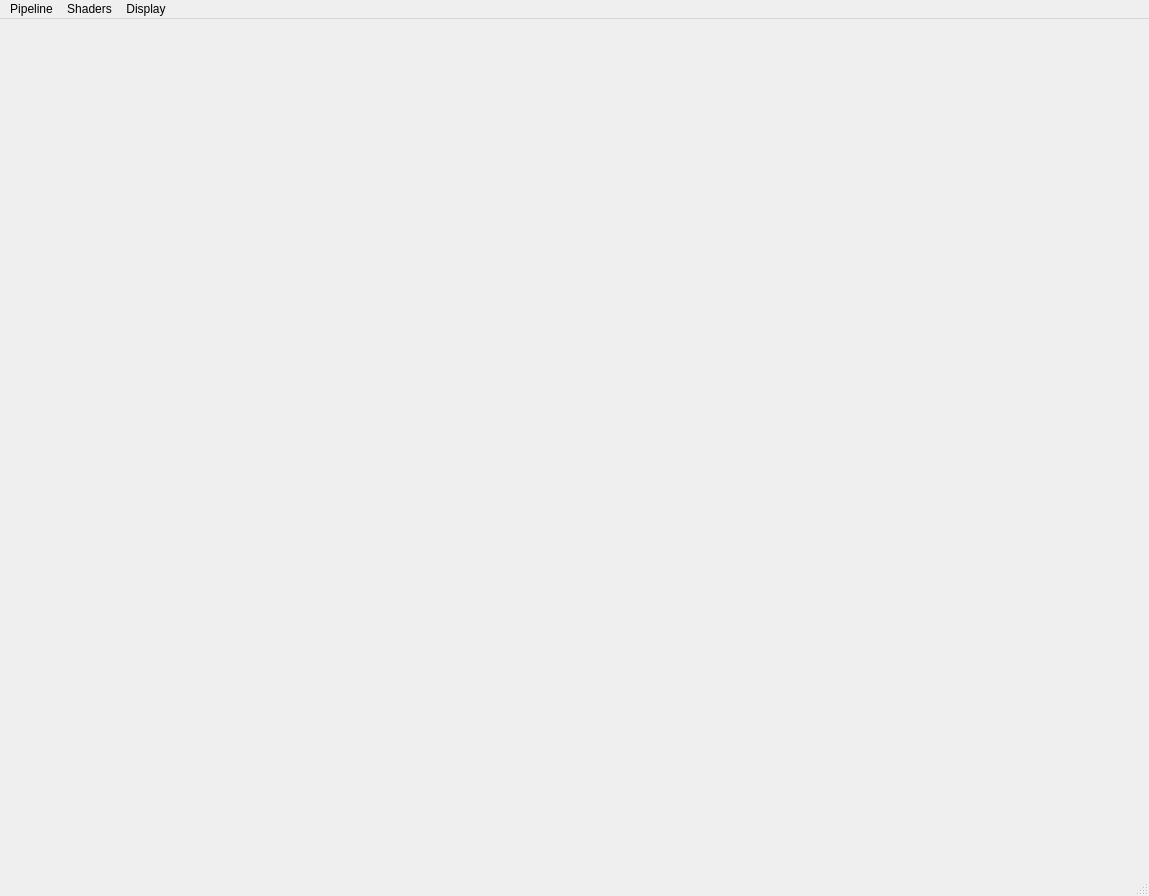
<?xml version="1.0" encoding="UTF-8"?>
<ui version="4.0">
 <class>MainWindow</class>
 <widget class="QMainWindow" name="MainWindow">
  <property name="geometry">
   <rect>
    <x>0</x>
    <y>0</y>
    <width>1149</width>
    <height>896</height>
   </rect>
  </property>
  <property name="windowTitle">
   <string>MainWindow</string>
  </property>
  <widget class="QWidget" name="centralwidget"/>
  <widget class="QMenuBar" name="menubar">
   <property name="geometry">
    <rect>
     <x>0</x>
     <y>0</y>
     <width>1149</width>
     <height>22</height>
    </rect>
   </property>
   <widget class="QMenu" name="menuPipeline">
    <property name="title">
     <string>Pipeline</string>
    </property>
   </widget>
   <widget class="QMenu" name="menuShaders">
    <property name="title">
     <string>Shaders</string>
    </property>
   </widget>
   <widget class="QMenu" name="menuView">
    <property name="title">
     <string>Display</string>
    </property>
   </widget>
   <addaction name="menuPipeline"/>
   <addaction name="menuShaders"/>
   <addaction name="menuView"/>
  </widget>
  <widget class="QStatusBar" name="statusbar"/>
 </widget>
 <resources/>
 <connections/>
</ui>
